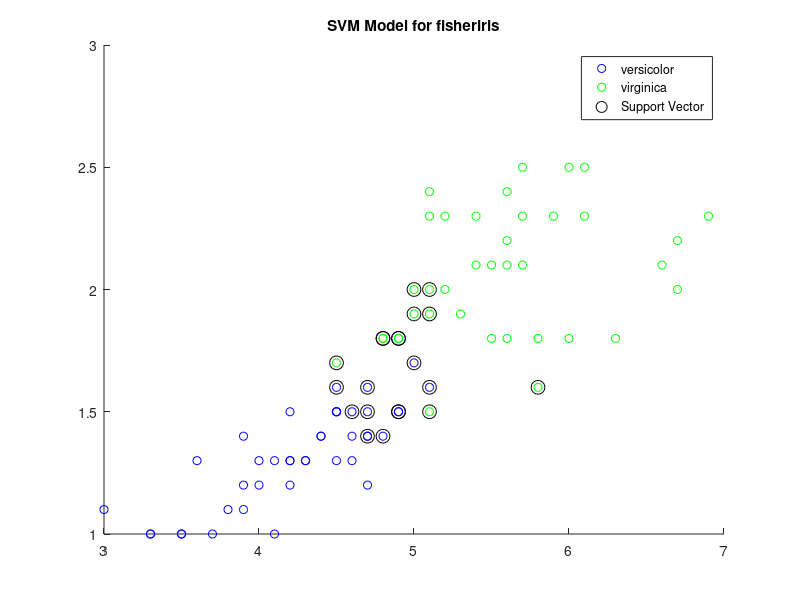

Reproduce this figure in MATLAB. (Note: this script raises an error after producing the figure.)

clc,close all,clear all ;
load fisheriris
%Split the datasets randomly(%80 training, %20 testing)
[m,n] = size(meas) ;
P = 0.80 ;
idx = randperm(m);% shuffle the rows, 1 den m ye kadar random satır vektörü oluşturur.(tekrarlayan öğe yok)

Training_m = meas(idx(1:round(P*m)),:);  % for meas
Testing_m = meas(idx(round(P*m)+1:end),:) ;
Training_s = species(idx(1:round(P*m)),:);  % for species
Testing_s = species(idx(round(P*m)+1:end),:) ;

%---------------------------SVM----------------------------------------
inds = ~strcmp(Training_s,'setosa'); %removed setosa irises for dual classification
x = Training_m(inds,3:4);
y = Training_s(inds);
inds1 = ~strcmp(Testing_s,'setosa'); %removed setosa irises for dual classification
x_test = Testing_m(inds1,3:4);
y_test = Testing_s(inds1);

SVMModel = fitcsvm(x,y); %trainingleri svm ye soktuk
classOrder = SVMModel.ClassNames;
sv = SVMModel.SupportVectors;
figure
gscatter(x(:,1),x(:,2),y,'bg')
hold on
plot(sv(:,1),sv(:,2),'ko','MarkerSize',10);
title('SVM Model for fisheriris');
legend('versicolor','virginica','Support Vector');
hold off

grouphat = predict(SVMModel,x_test ); group = y_test;
[C_SVM,order] = confusionmat(group,grouphat,'Order',{'versicolor','virginica'})

TP= C_SVM(1,1);FP= C_SVM(1,2);FN= C_SVM(2,1);TN= C_SVM(2,2);

accuracy= (TP+TN)/(TP+TN+FP+FN);
precision=TP/(TP+FP);
recall= TP/(TP+FN);
Fscore = 2*TP*(2*TP + FP + FN); 
TPR= TP/(TP+FN);%(sensitivity)
FPR= FP /(FP + TN);%(specificity)
%---------------------------DCT----------------------------------------
tc = fitctree(Training_m,Training_s);
view(tc,'mode','graph');

grouphat2 = predict(tc,Testing_m );  group2=Testing_s;
[C_DCT,order2] = confusionmat(group2,grouphat2,'Order',{'setosa','versicolor','virginica'})%Konfüzyon matrisi 3x3lüktür,burdanda tp leri bulabiliriz ama svm den farklı bir yöntem ile

[~,score] = resubPredict(tc);
%İlk sütun setosa'ya, ikincisi versicolor'a,üçüncüsü virginica'ya karşılık gelir.
%İkili sınıflandırma olmadığı için bu formülden yararlanıcaz--> score(:,2)−max(score(:,1),score(:,3))
diffscore = score(:,2) - max(score(:,1),score(:,3));
[FPR_dct,TPR_dct,T,AUC_dct] = perfcurve(Training_s,diffscore,'versicolor');
% AUC_dct=accuracy
FPR_dct=mean(FPR_dct);
TPR_dct=mean(TPR_dct);

%---------------------------kNN----------------------------------------
%KNN model oluşturmaz
KNNMdl=fitcknn(Training_m,Training_s,'NumNeighbors',4);

grouphat3 = predict(KNNMdl,Testing_m );  %group2 ile aynı testing_s
[C_KNN,order3] = confusionmat(group2,grouphat3,'Order',{'setosa','versicolor','virginica'})

[~,score3] = resubPredict(KNNMdl);
%İkili sınıflandırma olmadığı için bu formülden yararlanıcaz--> score(:,2)−max(score(:,1),score(:,3))
diffscore3 = score3(:,2) - max(score3(:,1),score3(:,3));
[FPR_knn,TPR_knn,T3,AUC_knn] = perfcurve(Training_s,diffscore3,'versicolor');
% AUC_knn=accuracy
FPR_knn=mean(FPR_knn);
TPR_knn=mean(TPR_knn);
%-----------------------------for ionosphere-------------------------------
load ionosphere
%Split the datasets randomly(%80 training, %20 testing)
[c,d] = size(X) ;
P = 0.80 ;
idx_i = randperm(c);% shuffle the rows, 1 den m ye kadar random satır vektörü oluşturur.(tekrarlayan öğe yok)

Training_mi = X(idx_i(1:round(P*c)),:);  % for meas
Testing_mi = X(idx_i(round(P*c)+1:end),:) ;
Training_si = Y(idx_i(1:round(P*c)),:);  % for species
Testing_si = Y(idx_i(round(P*c)+1:end),:) ;

%---------------------------SVM-----------------------

SVMModel_i = fitcsvm(Training_mi,Training_si); %trainingleri svm ye soktuk
classOrder_i= SVMModel_i.ClassNames;
sv_i = SVMModel_i.SupportVectors;
figure
gscatter(Training_mi(:,19),Training_mi(:,20),Training_si,'bg')
hold on
plot(sv_i(:,19),sv_i(:,20),'ko','MarkerSize',10);
title('SVM Model for ionosphere');
legend('b','g','Support Vector');
hold off

grouphat_i = predict(SVMModel_i,Testing_mi ); group_i = Testing_si;
[Ci_SVM,order_i] = confusionmat(group_i,grouphat_i,'Order',{'b','g'})

TP_i= Ci_SVM(1,1);FP_i= Ci_SVM(1,2);FN_i= Ci_SVM(2,1);TN_i= Ci_SVM(2,2);

accuracy_i= (TP_i+TN_i)/(TP_i+TN_i+FP_i+FN_i);
precision_i=TP_i/(TP_i+FP_i);
recall_i= TP_i/(TP_i+FN_i);
Fscore_i = 2*TP_i*(2*TP_i + FP_i + FN_i); 
TPR_i= TP_i/(TP_i+FN_i);%(sensitivity)
FPR_i= FP_i /(FP_i + TN_i);%(specificity)
%---------------------------DCT----------------------------------------
tc_i = fitctree(Training_mi,Training_si);
view(tc_i,'mode','graph');

grouphat2_i = predict(tc_i,Testing_mi );  group2_i=Testing_si;
[Ci_DCT,order2] = confusionmat(group2_i,grouphat2_i,'Order',{'b','g'})%Konfüzyon matrisi 2x2liktir.

TP_i2= Ci_DCT(1,1);FP_i2= Ci_DCT(1,2);FN_i2= Ci_DCT(2,1);TN_i2= Ci_DCT(2,2);

accuracy_i2= (TP_i2+TN_i2)/(TP_i2+TN_i2+FP_i2+FN_i2);
precision_i2=TP_i2/(TP_i2+FP_i2);
recall_i2= TP_i2/(TP_i2+FN_i2);
Fscore_i2 = 2*TP_i2*(2*TP_i2 + FP_i2 + FN_i2); 
TPR_i2= TP_i2/(TP_i2+FN_i2);%(sensitivity)
FPR_i2= FP_i2 /(FP_i2 + TN_i2);%(specificity)

%---------------------------kNN----------------------------------------
%KNN model oluşturmaz
KNNMdl_i=fitcknn(Training_mi,Training_si,'NumNeighbors',4);

grouphat3_i = predict(KNNMdl_i,Testing_mi );  %group2 ile aynı testing_s
[Ci_KNN,order3] = confusionmat(group2_i,grouphat3_i,'Order',{'b','g'})

TP_i3= Ci_KNN(1,1);FP_i3= Ci_KNN(1,2);FN_i3= Ci_KNN(2,1);TN_i3= Ci_KNN(2,2);

accuracy_i3= (TP_i3+TN_i3)/(TP_i3+TN_i3+FP_i3+FN_i3);
precision_i3=TP_i3/(TP_i3+FP_i3);
recall_i3= TP_i3/(TP_i3+FN_i3);
Fscore_i3 = 2*TP_i3*(2*TP_i3 + FP_i3 + FN_i3); 
TPR_i3= TP_i3/(TP_i3+FN_i3);%(sensitivity)
FPR_i3= FP_i3 /(FP_i3 + TN_i3);%(specificity)

